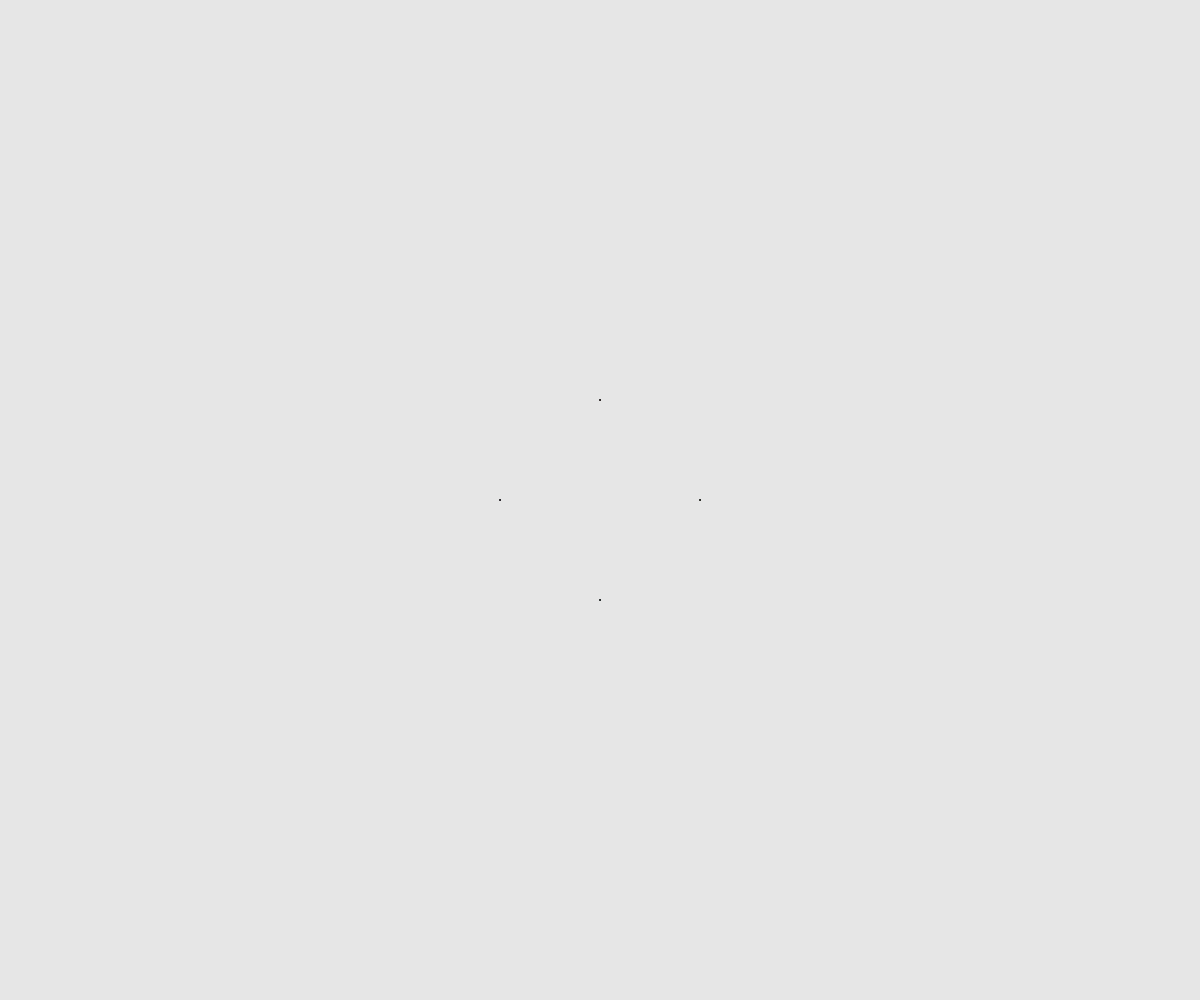
Frame 1 (no input)
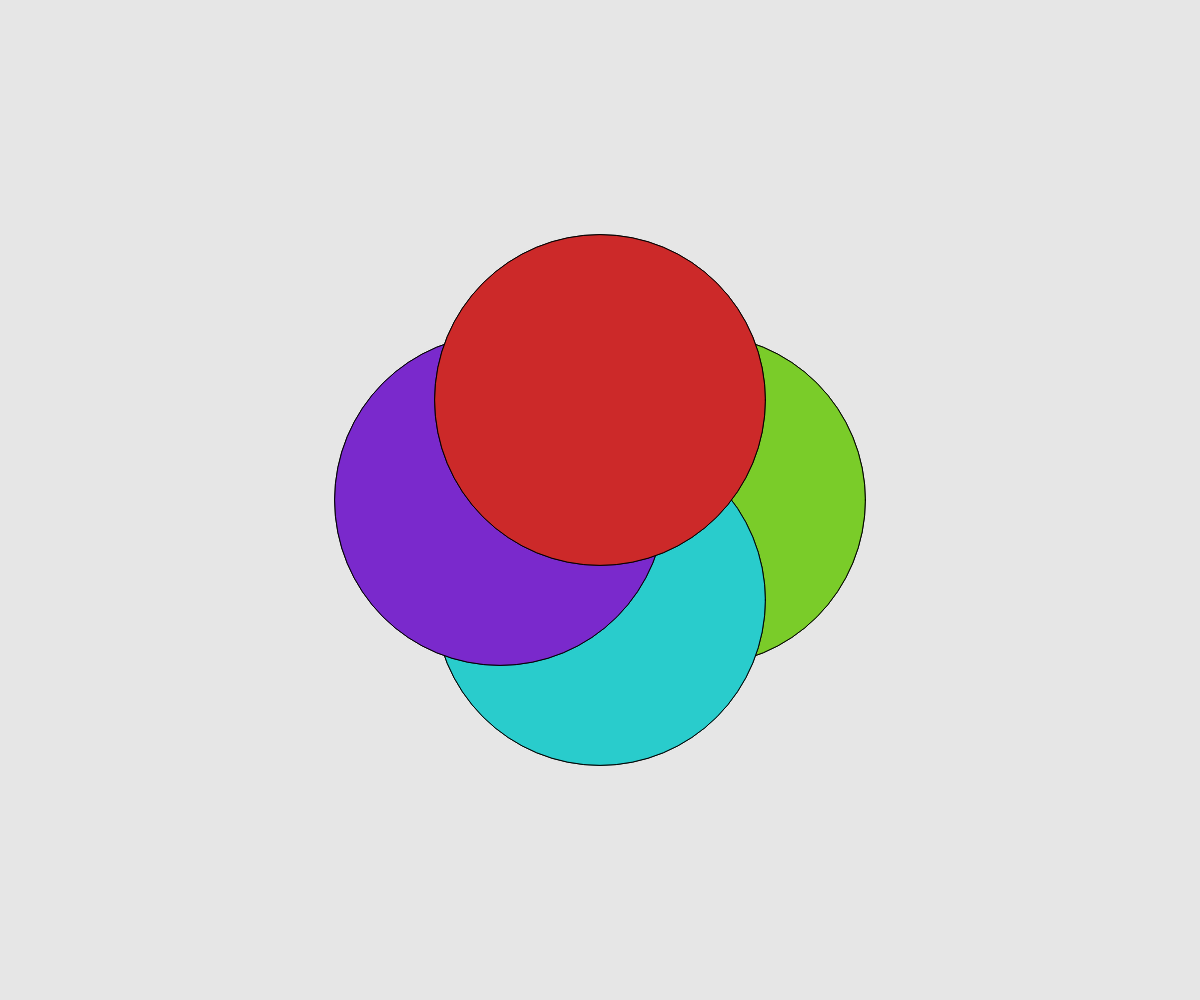
Frame 60 (no input)
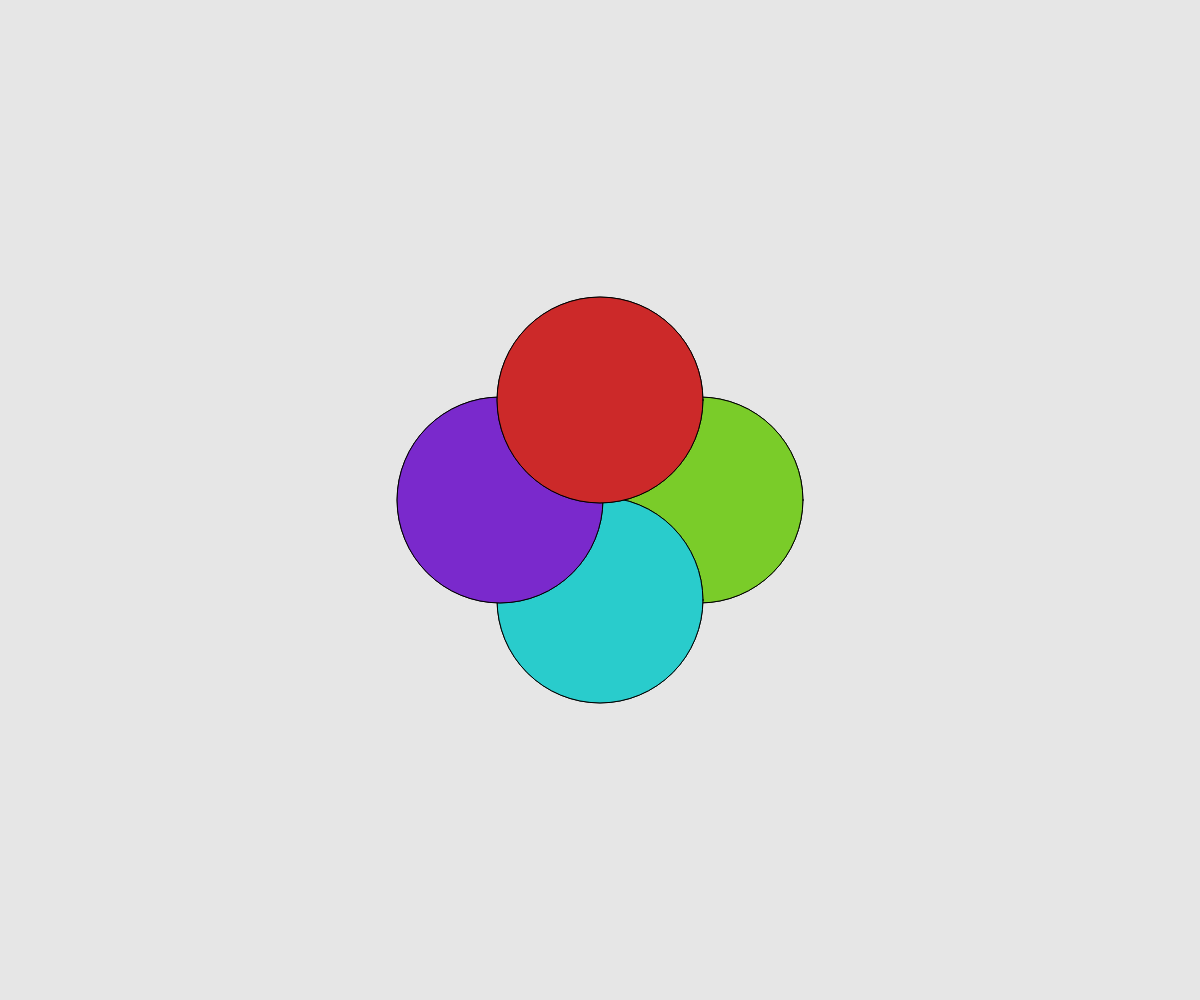
Frame 120 (the mouse pressed at the canvas centre since frame 60)

The p5.js sketch that drew these frames (run headless with seeded random() and noise() and a simulated clock; from frame 60 on, the mouse is pressed at the canvas centre):

// p5.js sketch
// ── sketch.js
var numberOfElements,
    diameter = 100,
    center,
    fc,
    rotate,
    a,
    b,
    c,
    elements = [];

function setup() {
  createCanvas(window.innerWidth, window.innerHeight);
  frameRate(100);
  smooth(8);
  ellipseMode(CENTER);
  colorMode(HSB,360,100,100);
  stroke(0);
  strokeWeight(1);

  center = createVector(width/2, height/2);
  // numberOfElements = getRandomInt(4, 30);
  numberOfElements = 4;
/*
  a = getRandomInt(0.5, 2);
  b = getRandomInt(0.5, 2);
  c = getRandomInt(0.5, 2);
  rotate = getRandomInt(0, 0.01);
*/

  a = 1;
  b = 1;
  c = 1;

  var alpha = (Math.PI * 2) / numberOfElements;

  for (var i = 0; i < numberOfElements; i++) {
    elements.push(new Element(i, diameter * cos(i * alpha), diameter * sin(i * alpha)));
  }


}

function draw() {
  background(128, 0, 90);

  fc = frameCount / (30 + mouseX / 5);

  for (var i = 0; i < numberOfElements; i++) {
    fill(lerp(0, 360, (i + 1) / numberOfElements), 80, 80, 10);
    elements[i].display();
  }

}

// Constructor
function Element(index, x, y){
  this.index = index;
  this.x = x;
  this.y = y;
}

Element.prototype.display = function() {
  var dx, dy;

  push();

  dx = Math.abs(4 * diameter * sin(fc) * sin(fc*a));
  dy = Math.abs(4 * diameter * sin(fc*b) * sin(fc*c));
  translate(center.x,center.y);
  //rotate(rot*frameCount);
  ellipse(this.x, this.y, dx, dy);
  ellipse(this.x, this.y, dy, dx);
  //ellipse(x,y,abs(4*dia*sin(fc*a)*sin(fc*c)),abs(4*dia*sin(fc)*sin(fc*b)));

  pop();
};

// HELPER FUNCTIONS

function getRandomInt(min, max) {
  return Math.floor(Math.random() * (max - min)) + min;
}
